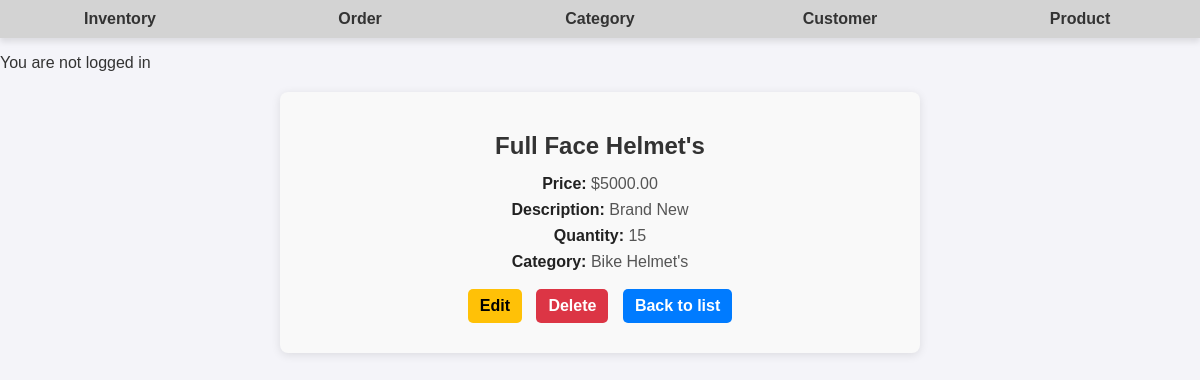
Screenshot of /product/4/ with the database file from the repository.
### app/models.py (models this page shows, shortened)
class Product(models.Model):
    name = models.CharField(max_length=100)
    price = models.DecimalField(max_digits=10, decimal_places=2)
    description = models.TextField()
    quantity = models.PositiveIntegerField()
    created_at = models.DateTimeField(auto_now_add=True)
    updated_at = models.DateTimeField(auto_now=True)
    Category = models.ForeignKey(Category, on_delete=models.CASCADE)

class Category(models.Model):
    name = models.CharField(max_length=100)
    created_at = models.DateTimeField(auto_now_add=True)
    def __str__(self):
        return self.name

### app/views.py (the view)
# urls.py: path('product/<int:pk>/', ProductDetailView.as_view(), name='product_detail'),
class ProductDetailView(DetailView):
    model = Product
    context_object_name = 'product'
    template_name = 'app/product_detail.html'

### app/templates/app/product_detail.html
{% extends 'app/base.html' %}
{% load static %}
{% block content %}
  <div class="product-detail-container">
    <h2>{{ product.name }}</h2>
    <p><strong>Price:</strong> ${{ product.price }}</p>
    <p><strong>Description:</strong> {{ product.description }}</p>
    <p><strong>Quantity:</strong> {{ product.quantity }}</p>
    <p><strong>Category:</strong> {{ product.Category }}</p>
    <a href="{% url 'product_update' product.pk %}">Edit</a>
    <a href="{% url 'product_delete' product.pk %}">Delete</a>
    <a href="{% url 'product_list' %}">Back to list</a>
  </div>
{% endblock %}

### static/css/base.css (style rules this page uses)
body { font-family: Arial, sans-serif; margin: 0; padding: 0; background-color: #f4f4f9; color: #333; }
h2 { margin-bottom: 20px; color: #333; }
.product-detail-container { max-width: 600px; margin: 20px auto; padding: 20px; background: #f9f9f9; border-radius: 8px; box-shadow: 0 2px 10px rgba(0, 0, 0, 0.1); text-align: center; }
.product-detail-container h2 { color: #333; margin-bottom: 15px; }
.product-detail-container p { font-size: 16px; color: #555; margin: 8px 0; }
.product-detail-container strong { color: #222; }
.product-detail-container a { display: inline-block; padding: 8px 12px; margin: 10px 5px; border-radius: 5px; text-decoration: none; font-weight: bold; transition: background 0.3s ease; }
.product-detail-container a:nth-child(6) { background-color: #ffc107; color: black; }
.product-detail-container a:nth-child(7) { background-color: #dc3545; color: white; }
.product-detail-container a:nth-child(8) { background-color: #007bff; color: white; }

### rows the page displays
Product: name "Full Face Helmet's", price "5000.00", description "Brand New", quantity "15", Category "Bike Helmet's"
